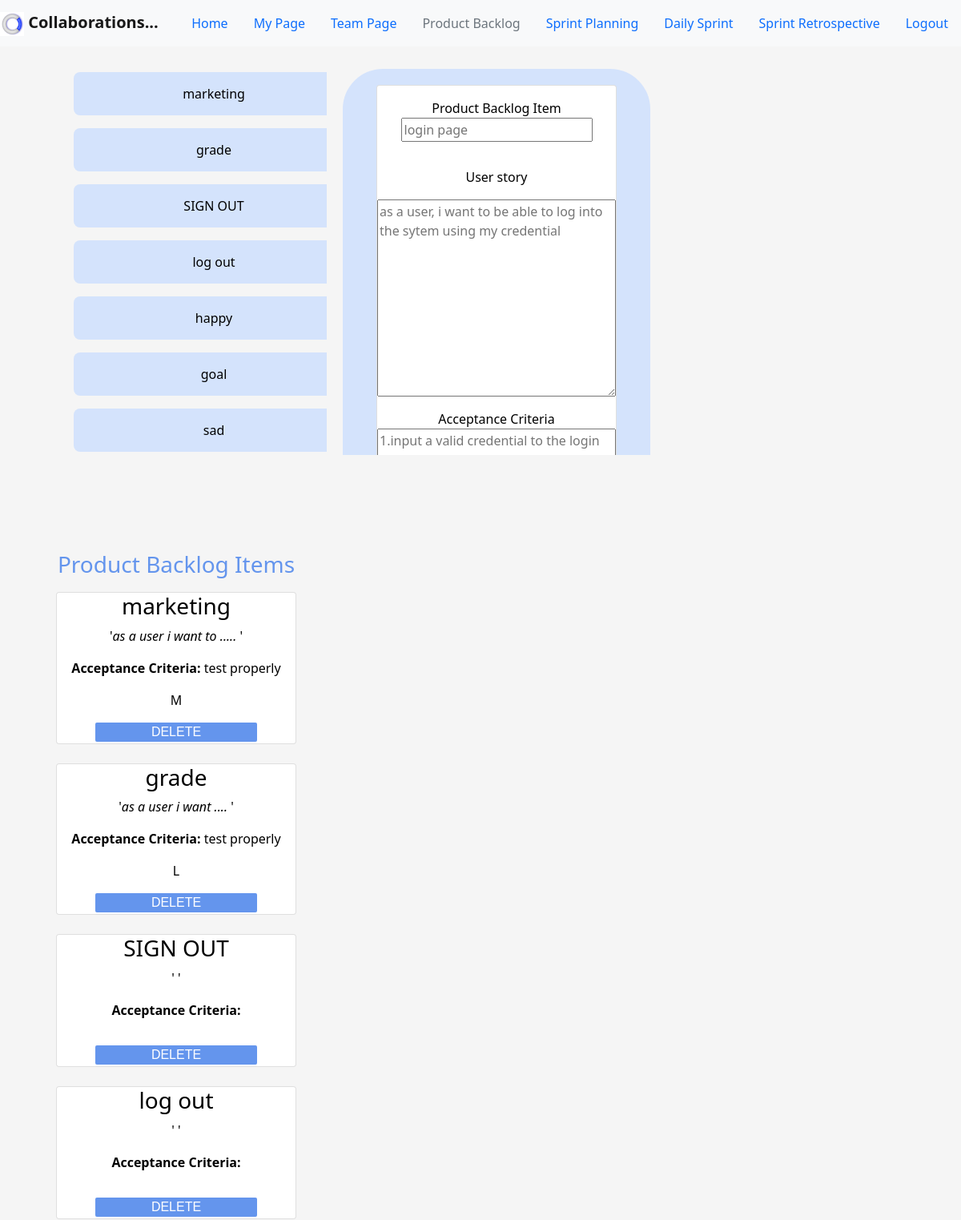
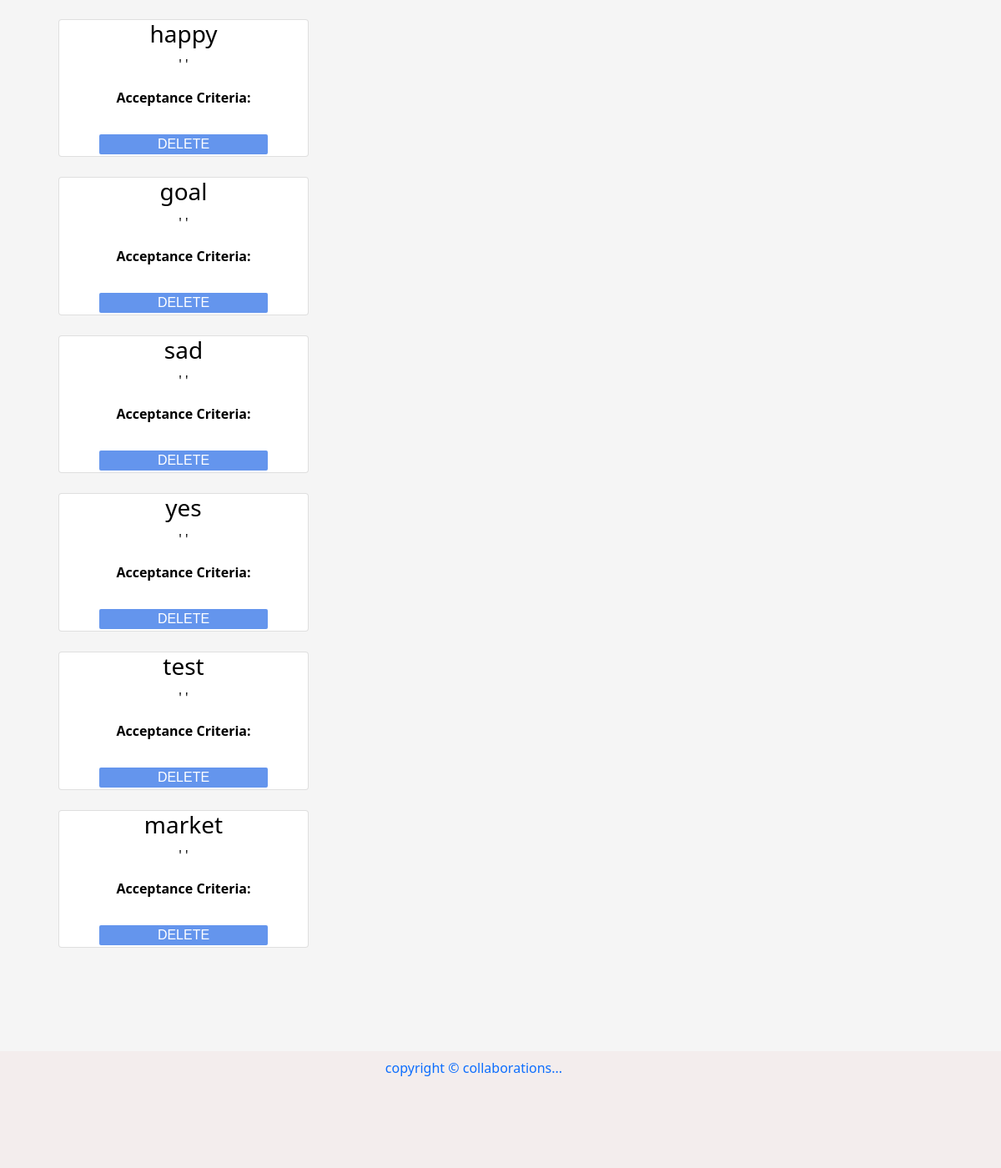
The page /pBacklog.php on the database its author committed (2 pictures, top to bottom).
### tables this page shows
CREATE TABLE `product_backlog` (
  `product_backlog_id` int(11) NOT NULL,
  `product_item` varchar(225) NOT NULL,
  `product_task` varchar(225) NOT NULL,
  `criteria` varchar(225) NOT NULL,
  `effort` varchar(4) NOT NULL
);

### pBacklog.php (the view, shortened to what this page needs)
<?PHP
include("dbconnect.php");
?>
<!DOCTYPE html>
<html lang="en">
<head>
    <link rel="stylesheet" href="pBacklog.css">
    <link rel="stylesheet" href="style.css">
    <link href="https://cdn.jsdelivr.net/npm/bootstrap@5.0.0-beta1/dist/css/bootstrap.min.css" rel="stylesheet">
</head>
    <header>
        <nav class="navbar navbar-light bg-light">
            <a class="navbar-brand" href="#">
                <img src="assets/collabo_logo.jpeg" width="30" height="30" class="d-inline-block align-center" alt="collaborations logo"><b class="logoName">
                    Collaborations...</b></a>
            <ul class="nav justify-content-center">
                <li class="nav-item">
                    <a class="nav-link active" href="home.php">Home</a>
                </li>
                <li class="nav-item">
                    <a class="nav-link" href="">My Page</a>
                </li>
                <li class="nav-item">
                    <a class="nav-link" href="team_page.php">Team Page</a>
                </li>
                <li class="nav-item">
                    <a class="nav-link disabled" href="pBacklog.php">Product Backlog</a>
                </li>
                <li class="nav-item">
                    <a class="nav-link" href="try.php">Sprint Planning</a>
                </li>
                <li class="nav-item">
                    <a class="nav-link" href="">Daily Sprint</a>
                </li>
                <li class="nav-item">
                    <a class="nav-link" href="Chat.php">Sprint Retrospective</a>
                </li>
                <li class="nav-item">
                    <a class="nav-link" href="login.php">Logout</a>
                </li>
            </ul>
        </nav>
    </header>
    <main class="container">
        <div class="row">
           <div class="col-md-4 col-sm-12">
                  <?php
               include ("viewPB.php");
               ?>
            </div>
            <div class="col-md-4 col-sm-12" id="scroll">
                <form action="" method="POST">
                    <div class="card">
                        <p class="backlogItem"><Label>Product Backlog Item</Label><br><input type="text" name="bitem" id="bitem" placeholder="login page "required></p>
                        <p class="userStory"><p><label for="">User story</label></p><textarea name="userstory" id="userstory" cols="20" rows="10" placeholder="as a user, i want to be able to log into the sytem using my credential" required></textarea></p>
                        <p class="criteria"><label for="">Acceptance Criteria</label><textarea  name = "criteria" id="criteria" cols="30" rows="10" placeholder="1.input a valid credential to the login boxes, the user should see a home page with user name displayed  2.input an invalid credentail the user should be refused entry and sent back to login page" required></textarea></p><br>
                        <p class="effort"><label for="">Effort</label><br><input type="text" name="effort" id="effort" placeholder="S,M,L,XL" required></p><br>
                    </div>
                </form>
            </div>
            <div class="col-md-4 col-sm-12">
    <?PHP
            $result = $db->query("SELECT * FROM product_backlog");
            $resultCheck = mysqli_num_rows($result);
    print "<h3 class='PBIheader'>Product Backlog Items</h3>";
        if($resultCheck > 0) {
            while($row = mysqli_fetch_assoc($result)){
                $pbi= $row['product_item'];
                print "<div class=''>";
                print "<div class='card'>";
                print "<h3 class='bitem'>".$pbi."</h3>";
                print "<p class='userstory'> '<em>".$row['product_task']."</em> '</p>";
                print "<p class='criteria'><b>Acceptance Criteria:</b> ".$row['criteria']."</p>";
                print "<p class='effort'>".$row['effort']."</p>";
                print "<a href='delete.php?id=".$row['product_backlog_id']."' class='button'>DELETE</a>";
                print "</div>";
                print "</div><br>";
                }
        }
    ?>
                    </div>
            </div>
    </main>
    <footer class="container-fluid">
        <ul class="nav justify-content-center">
            <li class="nav-item">
              <a class="nav-link active" href="#">copyright &copy; collaborations...</a>
            </li>
            <li class="nav-item">
              <a class="nav-link" href="#"></a>
            </li>
            <li class="nav-item">
              <a class="nav-link" href="#"></a>
            </li>
        </ul>
    </footer>
<body>
</body>
</html>

### viewPB.php (shortened to what this page needs)
<!DOCTYPE html>
<html lang="en">
<head>
    <link rel="stylesheet" href="style.css">
</head>
<body>
    <main>
        <div class="vertical-menu">
            <?php
            $sql = "SELECT * FROM product_backlog;";
            $result = mysqli_query($db, $sql);
            $resultCheck = mysqli_num_rows($result);
        if($resultCheck > 0) {
            while($row = mysqli_fetch_assoc($result)){
                print "<div>";
                print "<ul id='list'>";
                print "<li>";
                print "<div class='list-item' draggable='true' ondragstart = 'dragStart()event'>".$row['product_item']."</div>";
                print "</li>";
                print "</ul>";
                print "</div>";
            }
        }
            ?>
        </div>
    </main>
</body>
</html>

### pBacklog.css (style rules this page uses)
.card { box-shadow: grey; max-width: 300px; background-color: #d4e3fc; text-align: center; margin-left: auto; margin-right: auto; }
.list-item { background-color: #d4e3fc; color: black; border-radius: 8px; padding: 15px 20px; text-align: center; margin: 4px 0px; width: 350px; }
.vertical-menu, #scroll { width: 100%; min-width: 250px; max-width: 400px; margin: 0 10px; padding: 8px; overflow :auto; height: 500px; }
.PBIheader { padding: 10px; color: cornflowerblue; text-align: center; }

### style.css (style rules this page uses)
body { background-color:whitesmoke; }
main { background-color: whitesmoke; color: black; padding-top: 10px; padding-bottom: 100px; }
footer { background-color: rgb(243, 237, 237); padding-bottom: 100px; }
header { background-color: rgb(243, 237, 237); }
.row:after { content: ""; display: table; clear: both; }
form { background-color: #d4e3fc; border-radius: 50px; width: 100%; margin-right: auto; margin-left: auto; justify-content: center; padding-top: 20px; padding-bottom: 20px; margin-top: 10px; margin-below: 10px; }
#list { list-style: none; }
a.button { border-radius: 2px; text-align: center; font-family: arial; background-color: cornflowerblue; color: white; width:202px; margin-left: auto; margin-right: auto; text-decoration: none ; margin-bottom: 2px; }

### rows shown on the page
product_backlog: product_item "marketing", product_task "as a user i want to .....", criteria "test properly", effort "M"
product_backlog: product_item "grade", product_task "as a user i want ....", criteria "test properly", effort "L"
product_backlog: product_item "SIGN OUT"
product_backlog: product_item "log out"
product_backlog: product_item "happy"
product_backlog: product_item "goal"
product_backlog: product_item "sad"
product_backlog: product_item "yes"
product_backlog: product_item "test"
product_backlog: product_item "market"
